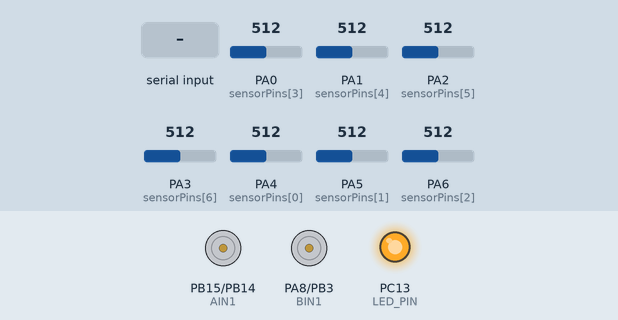
Simulated run of this sketch. Board: STM32 Blue Pill. On the bench: motor-driver pin pairs drawn as motors (green arrow = first pin HIGH = forward, orange = second pin HIGH = backward, longer = more drive, scaled by the enable pin), output pins drawn as LEDs (lit = HIGH). The test bench sets the inputs (shaded band); at power-on: PA2 (sensorPins[5]) = 512, PA4 (sensorPins[0]) = 512, PA3 (sensorPins[6]) = 512, PA0 (sensorPins[3]) = 512, PA1 (sensorPins[4]) = 512, PA5 (sensorPins[1]) = 512, PA6 (sensorPins[2]) = 512 (analog values on the 0–1023 scale).

Above: at 2.2 s.
2.3 s: PA2 (sensorPins[5]) set to 704
3.8 s: PA2 (sensorPins[5]) set to 729
At 4.2 s:
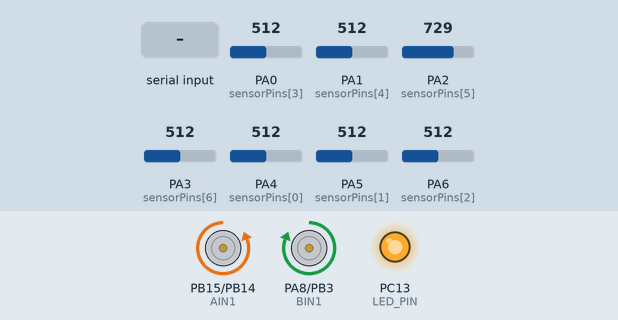
5.3 s: PA4 (sensorPins[0]) set to 630
6.8 s: PA4 (sensorPins[0]) set to 646
At 7.7 s:
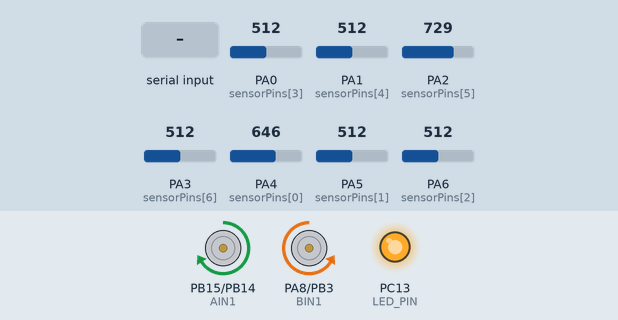
8.3 s: "I90\n" received over the second serial link
At 9.7 s:
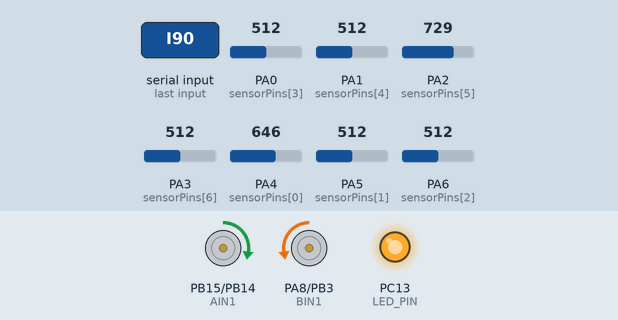
11.3 s: PA3 (sensorPins[6]) set to 596
14.3 s: PA3 (sensorPins[6]) set to 629
At 14.7 s:
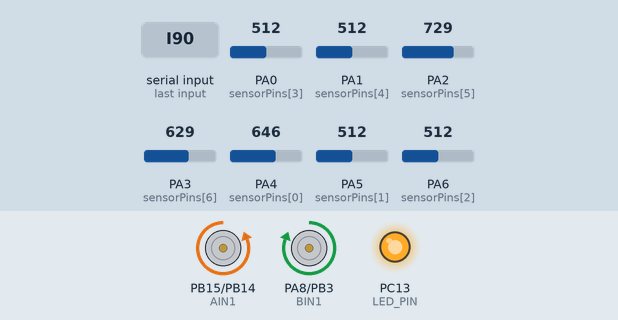
Timing chart, 0 to 16.8 s (numbered marks = the images above; inputs shaded):
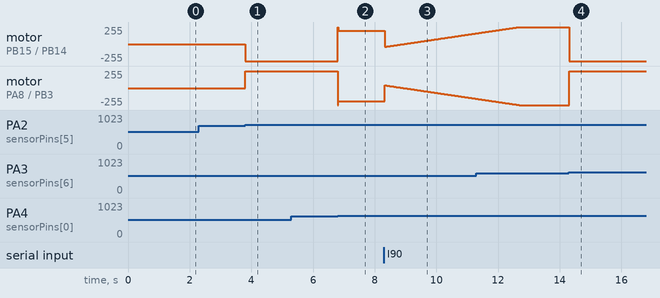

The sketch:

PID_Tuning.ino
```cpp
// PID Tuning Robot - Pure PID Control for Parameter Optimization
// 20kHz PID loop with serial parameter adjustment
// Robot tilts in place to stay on line (no forward movement)
// Raw PID calculations with no filters or limits

#include <Arduino.h>
#include <HardwareSerial.h>

// HardwareSerial instance on PA9 (TX) / PA10 (RX)
HardwareSerial Serial1(USART1);

// ===== PIN DEFINITIONS =====
// 7-sensor array: L3, L2, L1, M0(center), R1, R2, R3
const uint8_t sensorPins[7] = { PA4, PA5, PA6, PA0, PA1, PA2, PA3 };
// Fixed threshold values based on testing - values below threshold indicate black line
const int sensorThresholds[7] = { 2550, 2700, 2850, 3300, 3150, 2850, 2450 };

// Motor driver pins
#define PWMA PB7
#define AIN2 PB14
#define AIN1 PB15
#define BIN1 PA8
#define BIN2 PB3
#define PWMB PB4

// LED pin for calibration indication
#define LED_PIN PC13

// ===== TIMING CONSTANTS =====
#define SAMPLE_INTERVAL 1  // 1ms sensor reading
#define PID_INTERVAL 50    // 50µs = 20kHz PID loop

// ===== RAW PID VARIABLES =====
// Pure PID gains - adjustable via serial
float Kp = 1.0;   // Proportional gain
float Ki = 0.1;   // Integral gain
float Kd = 0.05;  // Derivative gain

// PID calculation variables
float error = 0;
float lastError = 0;
float integral = 0;
float derivative = 0;
float pidOutput = 0;

// Timing variables
unsigned long lastPidTime = 0;
unsigned long lastSampleTime = 0;
unsigned long lastSerialTime = 0;

// Line detection variables
bool lineDetected = false;
float currentPosition = 3000;  // Center position (sensor 3)

// Motor control parameters
int tiltSpeed = 100;  // Base tilt speed for staying on line
int throttle = 0;     // Forward/backward speed (-255 to +255)

// ===== INITIALIZATION FUNCTION =====
void initializePIDTuning() {
  Serial1.begin(115200);
  Serial1.println("=== PID TUNING MODE - READY ===");
  Serial1.println("Fixed thresholds loaded, no calibration needed.");

  digitalWrite(LED_PIN, HIGH);  // Turn LED on to indicate ready

  Serial1.println("\nPID TUNING COMMANDS:");
  Serial1.println("P<value> - Set Kp (e.g., P1.5)");
  Serial1.println("I<value> - Set Ki (e.g., I0.2)");
  Serial1.println("D<value> - Set Kd (e.g., D0.05)");
  Serial1.println("S<value> - Set tilt speed (e.g., S120)");
  Serial1.println("T<value> - Set throttle -255 to +255 (e.g., T150)");
  Serial1.println("R - Reset PID values to default");
  Serial1.println("H - Show this help");
  Serial1.print("\nCurrent PID: Kp=");
  Serial1.print(Kp);
  Serial1.print(", Ki=");
  Serial1.print(Ki);
  Serial1.print(", Kd=");
  Serial1.println(Kd);

  delay(1000);
}

// ===== SENSOR READING =====
float readLinePosition() {
  int sumIndex = 0;
  int blackCount = 0;

  // Read all 7 sensors once
  for (int i = 0; i < 7; i++) {
    int value = analogRead(sensorPins[i]);

    // Use fixed threshold for each sensor
    // Lower values indicate black line (we follow black)
    if (value < sensorThresholds[i]) {  // Black line detected
      sumIndex += i;
      blackCount++;
    }
  }

  // Return position if we detected black line, otherwise return -1 to indicate no line
  if (blackCount > 0) {
    float positionIndex = (float)sumIndex / blackCount;
    // Convert to position value: 0-6000 range where 3000 is exact center (sensor 3, PA0)
    return positionIndex * 1000;
  } else {
    return -1;  // No line detected
  }
}

// ===== MOTOR FUNCTIONS =====
void leftMotor(int speed) {
  if (speed >= 0) {
    digitalWrite(AIN1, HIGH);
    digitalWrite(AIN2, LOW);
  } else {
    digitalWrite(AIN1, LOW);
    digitalWrite(AIN2, HIGH);
    speed = -speed;
  }
  analogWrite(PWMA, constrain(speed, 0, 255));
}

void rightMotor(int speed) {
  if (speed >= 0) {
    digitalWrite(BIN1, HIGH);
    digitalWrite(BIN2, LOW);
  } else {
    digitalWrite(BIN1, LOW);
    digitalWrite(BIN2, HIGH);
    speed = -speed;
  }
  analogWrite(PWMB, constrain(speed, 0, 255));
}

void stopMotors() {
  leftMotor(0);
  rightMotor(0);
}

// ===== SERIAL COMMAND PROCESSING =====
void processSerialCommands() {
  if (Serial1.available()) {
    String command = Serial1.readStringUntil('\n');
    command.trim();

    if (command.length() > 0) {
      char cmd = command.charAt(0);
      float value = command.substring(1).toFloat();

      switch (cmd) {
        case 'P':
        case 'p':
          Kp = value;
          Serial1.print("Kp set to: ");
          Serial1.println(Kp);
          break;

        case 'I':
        case 'i':
          Ki = value;
          Serial1.print("Ki set to: ");
          Serial1.println(Ki);
          break;

        case 'D':
        case 'd':
          Kd = value;
          Serial1.print("Kd set to: ");
          Serial1.println(Kd);
          break;

        case 'S':
        case 's':
          tiltSpeed = (int)value;
          Serial1.print("Tilt speed set to: ");
          Serial1.println(tiltSpeed);
          break;

        case 'T':
        case 't':
          throttle = constrain((int)value, -255, 255);
          Serial1.print("Throttle set to: ");
          Serial1.println(throttle);
          break;

        case 'R':
        case 'r':
          Kp = 1.0;
          Ki = 0.1;
          Kd = 0.05;
          tiltSpeed = 100;
          throttle = 0;
          Serial1.println("PID values reset to default");
          break;

        case 'H':
        case 'h':
          Serial1.println("\nPID TUNING COMMANDS:");
          Serial1.println("P<value> - Set Kp");
          Serial1.println("I<value> - Set Ki");
          Serial1.println("D<value> - Set Kd");
          Serial1.println("S<value> - Set tilt speed");
          Serial1.println("T<value> - Set throttle (-255 to +255)");
          Serial1.println("R - Reset to default");
          Serial1.println("H - Show help");
          break;

        default:
          Serial1.println("Unknown command. Type H for help.");
          break;
      }

      // Show current values after any change
      if (cmd != 'H' && cmd != 'h') {
        Serial1.print("Current: Kp=");
        Serial1.print(Kp);
        Serial1.print(", Ki=");
        Serial1.print(Ki);
        Serial1.print(", Kd=");
        Serial1.print(Kd);
        Serial1.print(", Speed=");
        Serial1.print(tiltSpeed);
        Serial1.print(", Throttle=");
        Serial1.println(throttle);
      }
    }
  }
}

// ===== SETUP =====
void setup() {
  analogReadResolution(12);

  // Initialize sensor pins
  for (int i = 0; i < 7; i++) pinMode(sensorPins[i], INPUT);

  // Initialize motor pins
  pinMode(PWMA, OUTPUT);
  pinMode(AIN1, OUTPUT);
  pinMode(AIN2, OUTPUT);
  pinMode(PWMB, OUTPUT);
  pinMode(BIN1, OUTPUT);
  pinMode(BIN2, OUTPUT);

  // Initialize LED pin
  pinMode(LED_PIN, OUTPUT);
  digitalWrite(LED_PIN, LOW);

  // Initialize PID tuning mode with fixed thresholds
  initializePIDTuning();
}

// ===== MAIN LOOP =====
void loop() {
  unsigned long currentTime = micros();  // Use microseconds for 20kHz timing

  // Read sensors at 1kHz
  if (currentTime - lastSampleTime >= 1000) {  // 1000µs = 1ms
    lastSampleTime = currentTime;

    float rawPosition = readLinePosition();

    if (rawPosition >= 0) {
      currentPosition = rawPosition;
      lineDetected = true;
    } else {
      lineDetected = false;
    }
  }

  // RAW PID calculation at 20kHz
  if (currentTime - lastPidTime >= PID_INTERVAL) {  // 50µs = 20kHz
    lastPidTime = currentTime;

    if (lineDetected) {
      // Calculate error (center is 3000)
      error = 3000.0 - currentPosition;

      // RAW PID calculations - NO FILTERS OR LIMITS
      float deltaTime = PID_INTERVAL / 1000000.0;  // Convert µs to seconds

      integral += error * deltaTime;
      derivative = (error - lastError) / deltaTime;

      // Pure PID output
      pidOutput = Kp * error + Ki * integral + Kd * derivative;

      lastError = error;

      // Apply to motors: throttle + PID correction
      int leftSpeed = throttle - pidOutput;   // Base speed + left correction
      int rightSpeed = throttle + pidOutput;  // Base speed + right correction

      // Constrain to motor limits
      leftSpeed = constrain(leftSpeed, -255, 255);
      rightSpeed = constrain(rightSpeed, -255, 255);

      leftMotor(leftSpeed);
      rightMotor(rightSpeed);

    } else {
      // No line detected - stop motors
      stopMotors();
      integral = 0;  // Reset integral when line lost
    }
  }

  // Process serial commands at 50Hz
  if (currentTime - lastSerialTime >= 2000) {  // 20000µs = 20ms = 50Hz
    lastSerialTime = currentTime;
    processSerialCommands();

    // Print status every 50ms for faster graphing
    static unsigned long lastStatusTime = 0;
    if (currentTime - lastStatusTime >= 5000) {  // 50ms = 20Hz
      lastStatusTime = currentTime;

      // Format for Arduino Serial Plotter - comma separated values with PID parameters
      Serial1.print("Setpoint:");
      Serial1.print(0);  // Target error (always 0 for perfect line following)
      Serial1.print(",Error:");
      Serial1.print(error);
      Serial1.print(",Position:");
      Serial1.print(currentPosition);
      Serial1.print(",Target_Pos:");
      Serial1.print(3000);  // Target position (center)
      Serial1.print(",PID_Output:");
      Serial1.print(pidOutput);
      Serial1.print(",Integral:");
      Serial1.print(integral);
      Serial1.print(",Derivative:");
      Serial1.print(derivative);
      Serial1.print(",Kp:");
      Serial1.print(Kp);
      Serial1.print(",Ki:");
      Serial1.print(Ki);
      Serial1.print(",Kd:");
      Serial1.print(Kd);
      Serial1.print(",Speed:");
      Serial1.print(tiltSpeed);
      Serial1.print(",Throttle:");
      Serial1.println(throttle);
    }
  }
}
```

Measured:
- the behaviour switches between 712 and 713 on PA2 (sensorPins[5]) (found by bisection; images 0 and 1)
- the behaviour switches between 637 and 638 on PA4 (sensorPins[0]) (found by bisection; images 1 and 2)
- the behaviour switches between 612 and 613 on PA3 (sensorPins[6]) (found by bisection; images 3 and 4)
- after the input at 2.3 s, every drawn part: stays the same
- after the input at 3.8 s, motor on PB15 (AIN1) / PB14 (AIN2): stopped → backward 255/255 at once; motor on PA8 (BIN1) / PB3 (BIN2): stopped → forward 255/255 at once
- after the input at 5.3 s, every drawn part: stays the same
- after the input at 6.8 s, motor on PB15 (AIN1) / PB14 (AIN2): backward 255/255 → forward 199/255 at once; motor on PA8 (BIN1) / PB3 (BIN2): forward 255/255 → backward 199/255 at once
- after the input at 14.3 s, motor on PB15 (AIN1) / PB14 (AIN2): forward 255/255 → backward 255/255 at once; motor on PA8 (BIN1) / PB3 (BIN2): backward 255/255 → forward 255/255 at once
